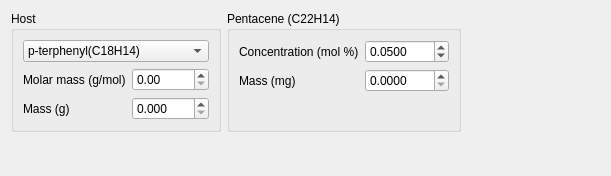
<?xml version="1.0" encoding="UTF-8"?>
<ui version="4.0">
 <class>ConcentrationCalculatorForm</class>
 <widget class="QWidget" name="ConcentrationCalculatorForm">
  <property name="geometry">
   <rect>
    <x>0</x>
    <y>0</y>
    <width>611</width>
    <height>176</height>
   </rect>
  </property>
  <property name="windowTitle">
   <string>Form</string>
  </property>
  <layout class="QVBoxLayout" name="verticalLayout_2">
   <item>
    <layout class="QHBoxLayout" name="horizontalLayout_3">
     <item>
      <widget class="QGroupBox" name="groupBox">
       <property name="title">
        <string>Host</string>
       </property>
       <layout class="QHBoxLayout" name="horizontalLayout">
        <item>
         <layout class="QVBoxLayout" name="verticalLayout">
          <item>
           <widget class="QComboBox" name="comboBox">
            <item>
             <property name="text">
              <string>p-terphenyl(C18H14)</string>
             </property>
            </item>
            <item>
             <property name="text">
              <string>naphthalene(C10H8)</string>
             </property>
            </item>
            <item>
             <property name="text">
              <string>custom</string>
             </property>
            </item>
           </widget>
          </item>
          <item>
           <layout class="QFormLayout" name="formLayout">
            <property name="fieldGrowthPolicy">
             <enum>QFormLayout::FieldsStayAtSizeHint</enum>
            </property>
            <item row="0" column="0">
             <widget class="QLabel" name="label_2">
              <property name="text">
               <string>Molar mass (g/mol)</string>
              </property>
             </widget>
            </item>
            <item row="0" column="1">
             <widget class="QDoubleSpinBox" name="molarmassSpinBox">
              <property name="maximum">
               <double>10000.000000000000000</double>
              </property>
             </widget>
            </item>
            <item row="1" column="0">
             <widget class="QLabel" name="massLabel">
              <property name="text">
               <string>Mass (g)</string>
              </property>
             </widget>
            </item>
            <item row="1" column="1">
             <widget class="QDoubleSpinBox" name="massDoubleSpinBox">
              <property name="decimals">
               <number>3</number>
              </property>
              <property name="maximum">
               <double>1000.000000000000000</double>
              </property>
             </widget>
            </item>
           </layout>
          </item>
         </layout>
        </item>
       </layout>
      </widget>
     </item>
     <item>
      <widget class="QGroupBox" name="groupBox_2">
       <property name="title">
        <string>Pentacene (C22H14)</string>
       </property>
       <layout class="QHBoxLayout" name="horizontalLayout_2">
        <item>
         <layout class="QFormLayout" name="formLayout_2">
          <item row="1" column="0">
           <widget class="QLabel" name="massLabel_2">
            <property name="text">
             <string>Mass (mg)</string>
            </property>
           </widget>
          </item>
          <item row="1" column="1">
           <widget class="QDoubleSpinBox" name="massPentaceneSpinBox">
            <property name="sizePolicy">
             <sizepolicy hsizetype="Expanding" vsizetype="Fixed">
              <horstretch>0</horstretch>
              <verstretch>0</verstretch>
             </sizepolicy>
            </property>
            <property name="decimals">
             <number>4</number>
            </property>
            <property name="maximum">
             <double>1000.000000000000000</double>
            </property>
           </widget>
          </item>
          <item row="0" column="0">
           <widget class="QLabel" name="concentrationMolLabel">
            <property name="text">
             <string>Concentration (mol %)</string>
            </property>
           </widget>
          </item>
          <item row="0" column="1">
           <widget class="QDoubleSpinBox" name="concentrationSpinBox">
            <property name="sizePolicy">
             <sizepolicy hsizetype="Expanding" vsizetype="Fixed">
              <horstretch>0</horstretch>
              <verstretch>0</verstretch>
             </sizepolicy>
            </property>
            <property name="decimals">
             <number>4</number>
            </property>
            <property name="singleStep">
             <double>0.001000000000000</double>
            </property>
            <property name="value">
             <double>0.050000000000000</double>
            </property>
           </widget>
          </item>
         </layout>
        </item>
       </layout>
      </widget>
     </item>
     <item>
      <spacer name="horizontalSpacer">
       <property name="orientation">
        <enum>Qt::Horizontal</enum>
       </property>
       <property name="sizeHint" stdset="0">
        <size>
         <width>40</width>
         <height>20</height>
        </size>
       </property>
      </spacer>
     </item>
    </layout>
   </item>
   <item>
    <spacer name="verticalSpacer">
     <property name="orientation">
      <enum>Qt::Vertical</enum>
     </property>
     <property name="sizeHint" stdset="0">
      <size>
       <width>20</width>
       <height>5</height>
      </size>
     </property>
    </spacer>
   </item>
  </layout>
 </widget>
 <resources/>
 <connections/>
</ui>
